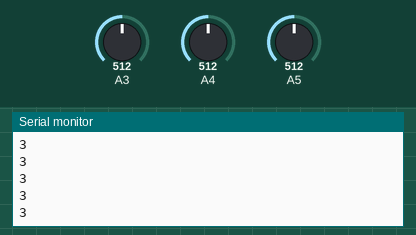
This sketch was run on a simulated Arduino Uno, built with avr-gcc and run on an emulated ATmega328P. Shown: the last lines printed to the serial monitor. Inputs (shaded band) come from the test bench; at power-on: A3 = 512, A4 = 512, A5 = 512.

Above: at 1.2 s.
1.3 s: A3 set to 90
At 2.0 s:
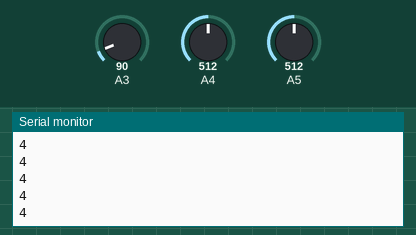
2.8 s: A4 set to 90
At 3.6 s:
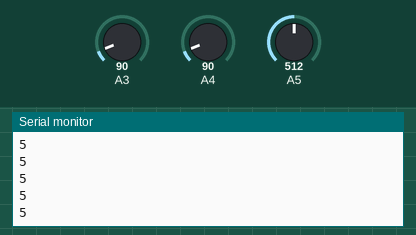
4.3 s: A5 set to 90
At 5.4 s:
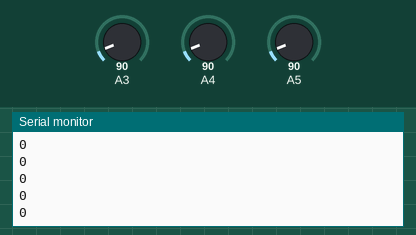
5.8 s: A3 set to 110
At 6.7 s:
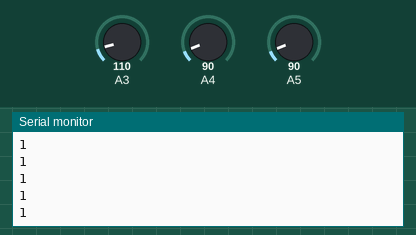
7.3 s: A4 set to 110
Timing chart, 0 to 7.8 s (numbered marks = the images above; inputs shaded):
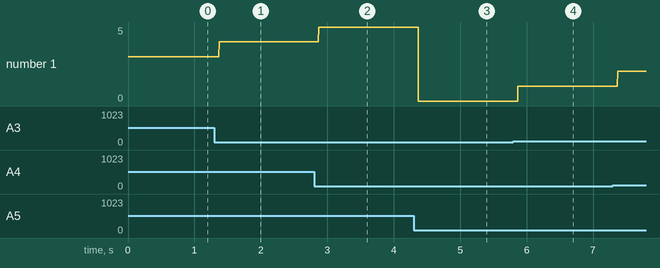

The sketch:

light_following.ino
```cpp
#define HIGH 0x1
#define LOW  0x0

#define INPUT 0x0
#define OUTPUT 0x1

void pinMode(uint8_t pin, uint8_t mode);
void digitalWrite(uint8_t pin, uint8_t val);
int digitalRead(uint8_t pin);
void delay(unsigned long ms);
void setup(void);
void loop(void);

int outRp = 11;
int outRn = 10;

int outLp = 12;
int outLn = 13;

int moveDeley = 40;

const int blackLineThreshold = 100;

int trigger_right = 8;
int trigger_left = 9;


const int ldr_left = A0;
const int ldr_center = A1;
const int ldr_right = A2;

const int cny_right = A3;
const int cny_center = A4;
const int cny_left = A5;

const int enum_stop = 0;
const int enum_hard_left =1;
const int enum_soft_left = 2;
const int enum_center = 3;
const int enum_soft_right = 4;
const int enum_hard_right = 5;

const int white = 1;
const int black = 0;


void long_move_delay(){
      delay(moveDeley);
      delay(moveDeley);
      delay(moveDeley);
}

int get_optical_sensor_digital_value(int sensor){
  int val = analogRead(sensor);
  if (val > blackLineThreshold){
    return white;
  } else {
    return black;
  }

}

void leftWheelForward(){
  digitalWrite(outLp, HIGH);
  digitalWrite(outLn, LOW);
}

void rightWheelForward(){
  digitalWrite(outRp, HIGH);
  digitalWrite(outRn, LOW);
}

void leftWheelBackrward(){
  digitalWrite(outLp, LOW);
  digitalWrite(outLn, HIGH);
}

void rightWheelBackrward(){
  digitalWrite(outRp, LOW);
  digitalWrite(outRn, HIGH);
}

void leftWheelStop(){
  digitalWrite(outLp, LOW);
  digitalWrite(outLn, LOW);
}

void rightWheelStop(){
  digitalWrite(outRp, LOW);
  digitalWrite(outRn, LOW);
}

void doNotMove(){
  rightWheelStop();
  leftWheelStop();
}

void moveForward(){
  rightWheelForward();
  leftWheelForward();
}


void moveRight(){
  rightWheelBackrward();
  leftWheelForward();
}

void moveLeft(){
  leftWheelBackrward();
  rightWheelForward();
}


int getWallState(){
  // read the state of the pushbutton value
  int triggerStateR = digitalRead(trigger_right);
  int triggerStateL = digitalRead(trigger_left);
  // check if pushbutton is pressed.  if it is, the
  if (triggerStateL == HIGH && triggerStateR == LOW) {
      return enum_soft_right;
  }
  else if (triggerStateR == HIGH && triggerStateL == LOW) {
       return enum_soft_left;
  }
  else if (triggerStateR == HIGH && triggerStateL == HIGH){
      return enum_center;
  }
  else{
      return enum_center;
  }
}


int getLightState(){
   //get sensor readings from our 3 photoresistors
   int left = analogRead(ldr_left);
   int center = analogRead(ldr_center);
   int right = analogRead(ldr_right);

    if(center > right && center > left){
      return enum_center;
   }
   else if(left > center && left > right){
      return enum_soft_left;
   }
   else if(right > center && right > left){
      return enum_soft_right;
   }
   else{
     return enum_center;
   }
}


int is_stop_sign(int center, int left, int right){
  if(left == black && right == black){
    return 1;
  }
  else {
    return 0;
  }
}

int is_stright_line(int center, int left, int right){
  if(center == black && left == white && right == white) {
    return 1;
  }
  else {
    return 0;
  }
}

int is_soft_left_turn(int center, int left, int right){
  if(center == white && left == black && right == white) {
    return 1;
  }
  else {
    return 0;
  }
}

int is_hard_left_turn(int center, int left, int right){
  if(center == black && left == black && right == white) {
     return 1;
  }
  else {
    return 0;
  }
}

int is_soft_right_turn(int center, int left, int right){
  if(center == white && left == white && right == black) {
     return 1;
  }
  else {
    return 0;
  }
}

int is_hard_right_turn(int center, int left, int right){
  if(center == black && left == white && right == black) {
    return 1;
  }
  else {
    return 0;
  }
}

int getLineState(){
   //get sensor readings from our 3 inferno red sensor
   int center = get_optical_sensor_digital_value(cny_center);
   int left = get_optical_sensor_digital_value(cny_left);
   int right = get_optical_sensor_digital_value(cny_right);

    if(is_stright_line(center, left, right) == true){
      return enum_center;
   }
   else if(is_soft_left_turn(center, left, right) == true){
      return enum_soft_left;
   }
   else if(is_hard_left_turn(center, left, right) == true){
      return enum_hard_left;
   }
   else if(is_soft_right_turn(center, left, right) == true){
      return enum_soft_right;
   }
   else if(is_hard_right_turn(center, left, right) == true){
      return enum_hard_right;
   }
   else if(is_stop_sign(center, left, right) == true){
      return enum_stop;
   }
   else{
     return enum_center;
   }
}


void moveToState(int state){
  switch(state){
    case enum_stop:
      doNotMove();
      delay(moveDeley);
      break;
    case enum_center:
      moveForward();
      delay(moveDeley);
      break;
    case enum_soft_left:
      moveLeft();
      delay(moveDeley);
      break;
    case enum_hard_left:
      moveLeft();
      long_move_delay();
      break;
    case enum_soft_right:
      moveRight();
      delay(moveDeley);
      break;
    case enum_hard_right:
      moveLeft();
      long_move_delay();
      break;
  }
}


void setup() {
  pinMode(trigger_right, INPUT);
  pinMode(trigger_left, INPUT);

  pinMode(outRp, OUTPUT);
  pinMode(outRn, OUTPUT);

  pinMode(outLp, OUTPUT);
  pinMode(outLn, OUTPUT);

  // pinMode(LED_BUILTIN, OUTPUT);

  Serial.begin(9600);
}

int getState(){
  int state = enum_stop;
  state = getLineState();
  // if (state == enum_center){
  //   state = getWallState();
  //   if (state == enum_center){
  //     state = getLightState();
  //   }
  // }
  Serial.println(state);
  return state;
}

void moveRobot(){
  int state = getState();
  moveToState(state);
}

void loop() {
  moveRobot();
}
```

Measured:
- after the input at 1.3 s, the serial monitor: prints a new line after 0.07 s (image 1)
- after the input at 2.8 s, the serial monitor: prints a new line after 0.07 s (image 2)
- after the input at 4.3 s, the serial monitor: prints a new line after 0.07 s (image 3)
- after the input at 5.8 s, the serial monitor: prints a new line after 0.07 s (image 4)
- plotted number 1: 3 → 4 after the input at 1.3 s, 4 → 5 after the input at 2.8 s, 5 → 0 after the input at 4.3 s, 0 → 1 after the input at 5.8 s, 1 → 2 after the input at 7.3 s
